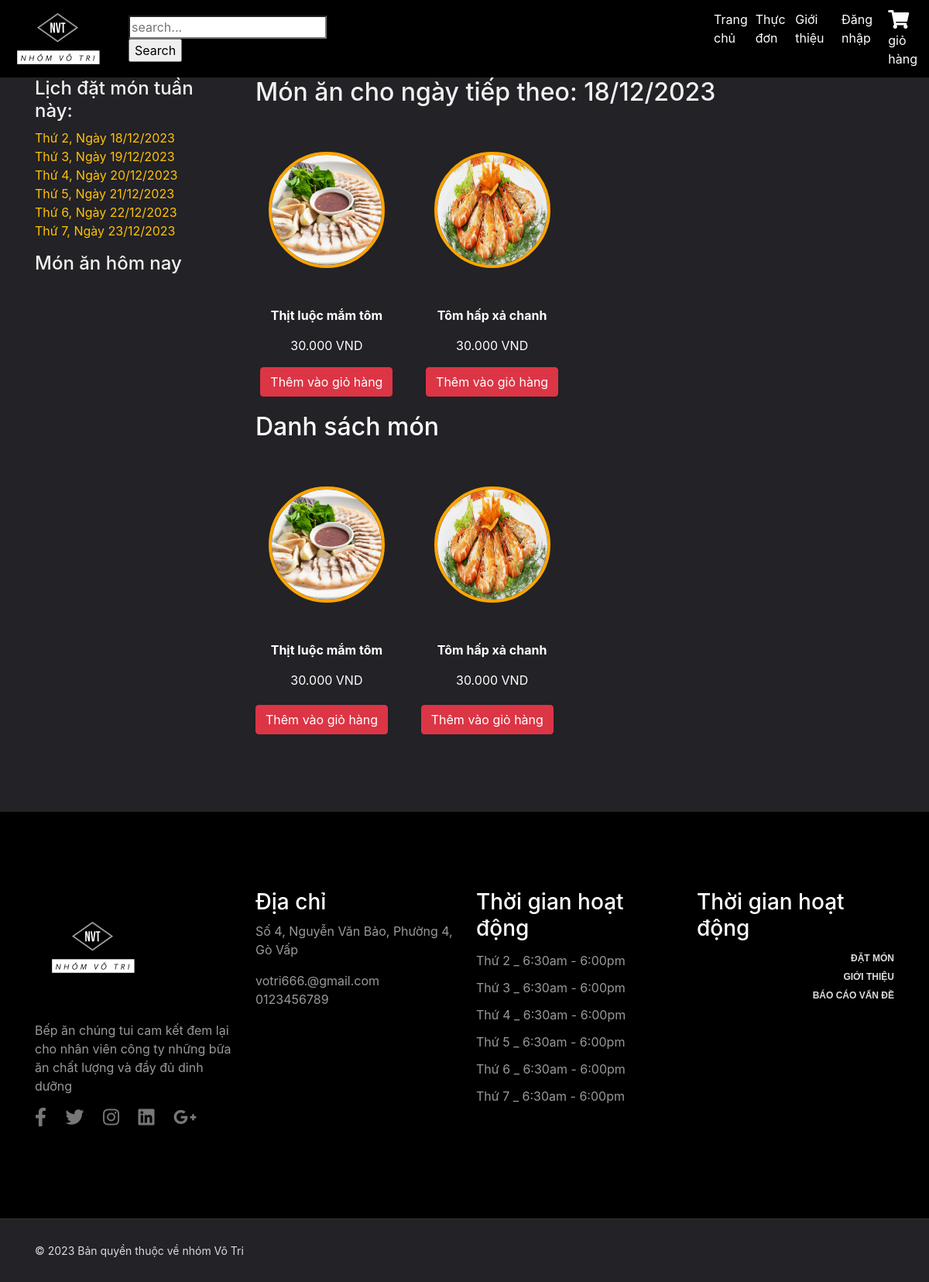
The app's page /?mod=menus&date=2023-12-18, older data.
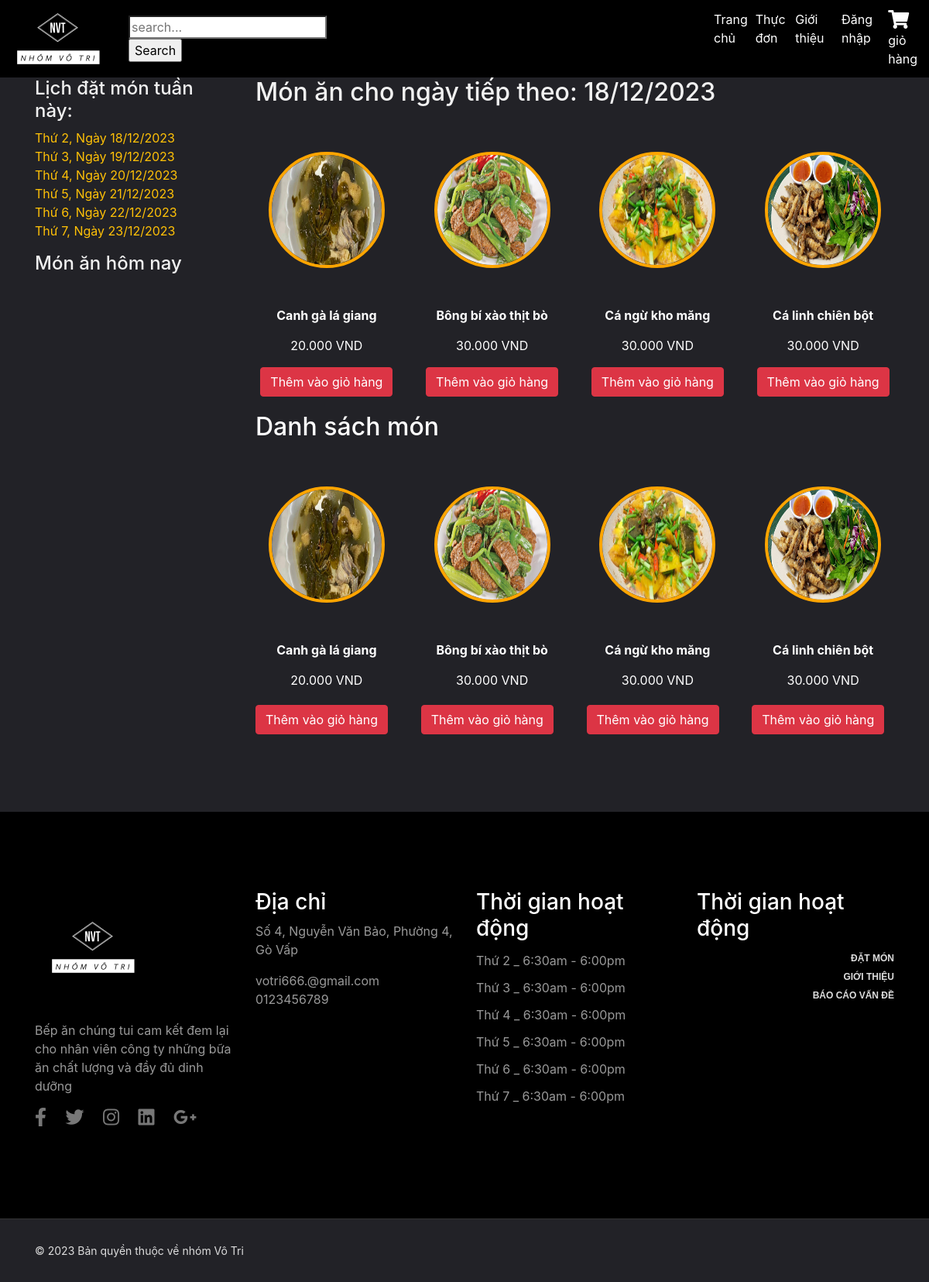
The same page, newer data.
### tables this page shows
CREATE TABLE `chitietthucdon` (
  `idthucdon` int(2) NOT NULL,
  `id_monan` int(2) NOT NULL
);

CREATE TABLE `monan` (
  `id_monan` int(2) NOT NULL,
  `tenmonan` varchar(50) NOT NULL,
  `mota` varchar(300) NOT NULL,
  `hinhanh` varchar(150) NOT NULL,
  `gia` int(11) NOT NULL,
  `id_loaimonan` int(2) NOT NULL
);

### Model/mMonan.php (called while the page is built, shortened)
<?php
include_once("ketnoi.php");
class modelMonan
{
    function selectAllMonAnThucdonbyDate($date)
    {
        $p = new KetNoiDB();
        if ($p->moKetNoi($con)) {
            $query = "SELECT * FROM thucdon JOIN chitietthucdon ON thucdon.idthucdon = chitietthucdon.idthucdon
            JOIN monan ON chitietthucdon.id_monan = monan.id_monan WHERE ngaytao = '$date'";
            $result = $con->query($query);
            if ($result) {
                return $result;
            } else {
                echo "Lỗi truy vấn: " . $con->error;
            }
        } else {
            return false;
        }
    }
    function SelectAllLoaiMonAn()
    {
        $p = new KetNoiDB();
        if ($p->moKetNoi($con)) {
            $query = "SELECT * FROM loaimonan";
            $result = $con->query($query);
            if ($result) {
                $data = array();
                while ($row = $result->fetch_assoc()) {
                    $data[] = $row;
                }
                return $data;
            } else {
                echo "Lỗi truy vấn: " . $con->error;
            }
        } else {
            return false;
        }
    }
}
?>

### Controller/cMonan.php (called while the page is built, shortened)
<?php
include_once("Model/mMonan.php");
class controlMonan
{
    function getAllMonAnThucdonbyDate($date)
    {
        $p = new modelMonan();
        $tbl = $p->selectAllMonAnThucdonbyDate($date);
        return $tbl;
    }
}
?>

### Model/ketnoi.php (called while the page is built, shortened)
<?php
class KetNoiDB
{
    function moKetNoi(& $con)
    {
        $con = new mysqli("localhost", "root", "", "bepan_votri");
        $con->set_charset("utf8");
        return $con;
    }
}
?>

### View/vMonan.php (the view, shortened to what the rows shown need)
<?php
include "Includes/templates/header.php";
include("Controller/cMonan.php");
$p = new controlMonan();
if (isset($_REQUEST['idloai'])) {
    $cate = $_REQUEST['idloai'];
    $dish = $p->getAllMonanbyLoai($cate);
} elseif (isset($_REQUEST['search'])) {
    $search = $_REQUEST['search'];
    $dish = $p->getSearch($search);
}
elseif (isset($_REQUEST['date'])){
    $ngay = $_REQUEST['date'];
    $dish = $p->getAllMonAnThucdonbyDate($ngay);
}
 else {
    $dish = $p->getAllMonAnThucdon();
}
?>
<section style="padding: 100px 0 100px; background-color: #222227;">
  <div class="container">
    <div class="row">
        <div class="col-md-9">
        <div class="product__discount">
        <?php
            $today = new DateTime();
            if ($today->format('N') == 6 || $today->format('N') == 7) {
                $tomorrow = $today->modify('next Monday')->format('Y-m-d');
            } else {
                $tomorrow = $today->add(new DateInterval('P1D'))->format('Y-m-d');
            }
            $ngaytt = (new DateTime($tomorrow))->format("d/m/Y");
        ?>
                    <div class="section-title product__discount__title">
                        <h2 class="txt">Món ăn cho ngày tiếp theo: <?php echo $ngaytt  ?></h2>
                    </div>
                    <?php
                    $tomorrow = new DateTime();
                    $tomorrow->add(new DateInterval('P1D'));
                    $tomorrow_date = $tomorrow->format('Y-m-d');
                    $menuTomorrow = $p->getAllMonAnThucdonbyDate($tomorrow_date);
                    ?>
<div class="menu-items-container">
    <?php
    $dem = 0;
    $total_tomorrow = $menuTomorrow->num_rows;
    while ($row_tomorrow = $menuTomorrow->fetch_assoc()) :
        if ($dem % 4 == 0) {
            echo '<div class="row">';
        }
    ?>
        <div class="col-md-3 menu-item">
            <a href="?mod=chitiet&id_monan=<?php echo $row_tomorrow['id_monan']; ?>&date=<?php echo $_GET['date'] ?>" onclick="showDetails(this)">
                <div class="thumbnail" style="cursor:pointer">
                    <div class="menu-image">
                        <div class="circular-image">
                            <img src="Design/image/<?php echo $row_tomorrow['hinhanh']; ?>" style="width: 150px; height: 150px; border-radius: 50%; border: 4px solid orange;" />
                        </div>
                    </div>
                    <p class="text-white"><b><?php echo $row_tomorrow['tenmonan']; ?></b></p>
                    <p class="text-white"><?php echo number_format($row_tomorrow['gia'], 0, ',', '.'); ?> VND</p>
                    <a href="index.php?mod=cart&act=Add&id_monan=<?php echo $row_tomorrow['id_monan']; ?>&date=<?php echo $_GET['date'] ?>" class="btn btn-danger">Thêm vào giỏ hàng</a>
                </div>
            </a>
        </div>
    <?php
        $dem++;
        if ($dem % 4 == 0 || $dem == $total_tomorrow) {
            echo '</div>';
        }
    endwhile;
    ?>
</div>
<h2 class="text-white">Danh sách món </h2>
<?php
echo '<div class="menu-items-container">';
$dem = 0;
$dish->data_seek(0);
$totalItems = $dish->num_rows;
$today = new DateTime('now', new DateTimeZone('Asia/Ho_Chi_Minh'));
if (!isset($_REQUEST['date'])) {
    $selectedDate = null;
} else {
    $selectedDate = new DateTime($_REQUEST['date'], new DateTimeZone('Asia/Ho_Chi_Minh'));
}
while ($row = $dish->fetch_assoc()) {
    if ($dem % 4 === 0) {
        echo '<div class="row">';
    }
    echo '<div class="col-md-3 menu-item">';
    if ($selectedDate > $today) {
        echo '<a href="?mod=chitiet&id_monan='. $row['id_monan']. '&date='. $_GET['date'].'" onclick="showDetails(this)">';
        echo '<div class="thumbnail" style="cursor:pointer">';
        echo '<div class="menu-image">';
        echo '<div class="circular-image">';
        echo '<img src="Design/image/' . $row['hinhanh'] . '" style="width: 150px; height: 150px; border-radius: 50%; border: 4px solid orange;" />';
        echo '</div>';
        echo '</div>';
        echo '<p class="text-white"><b>' . $row['tenmonan'] . '</b></p>';
        echo '<p class="text-white">' . number_format($row['gia'], 0, ',', '.') . ' VND</p>';
        echo '</div>';
        echo '</a>';
        echo '<div class="buttondatmon">';
        echo '<a href="index.php?mod=cart&act=Add&id_monan=' . $row['id_monan'] . '&date=' . $_GET['date'] . '" class="btn btn-danger">Thêm vào giỏ hàng</a>';
        echo '</div>';
    }
    echo '</div>';
    if (($dem + 1) % 4 === 0 || $dem + 1 === $totalItems) {
        echo '</div>';
    }
    $dem++;
}
echo '</div>';
?>
    </div>
  </div>
</section>
<?php include_once ("Includes/templates/footer.php"); ?>

Row changes from the older to the newer data that the page shows:
removed chitietthucdon: id_monan.hinhanh (picture), id_monan.tenmonan "Thịt luộc mắm tôm", id_monan.gia "30.000"
removed chitietthucdon: id_monan.hinhanh (picture), id_monan.tenmonan "Tôm hấp xả chanh", id_monan.gia "30.000"
added chitietthucdon: id_monan.hinhanh (picture), id_monan.tenmonan "Canh gà lá giang", id_monan.gia "20.000"
added chitietthucdon: id_monan.hinhanh (picture), id_monan.tenmonan "Bông bí xào thịt bò", id_monan.gia "30.000"
added chitietthucdon: id_monan.hinhanh (picture), id_monan.tenmonan "Cá ngừ kho măng", id_monan.gia "30.000"
added chitietthucdon: id_monan.hinhanh (picture), id_monan.tenmonan "Cá linh chiên bột", id_monan.gia "30.000"
